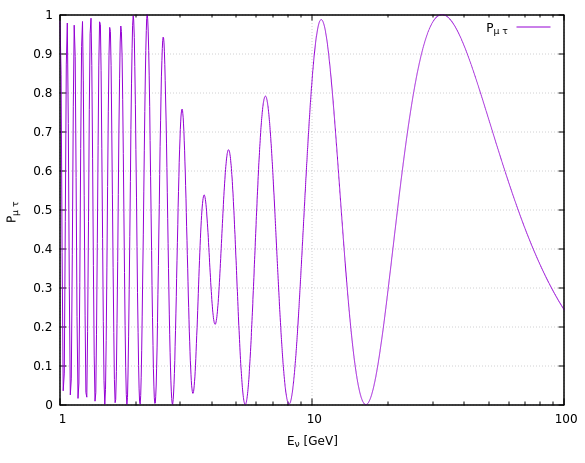

Reproduce this figure in gnuplot.
#!/usr/local/bin/gnuplot -persist
#
#    
#    	G N U P L O T
#    	Version 5.4 patchlevel 0    last modified 2020-07-13 
#    
#    	Copyright (C) 1986-1993, 1998, 2004, 2007-2020
#    	Thomas Williams, Colin Kelley and many others
#    
#    	gnuplot home:     http://www.gnuplot.info
#    	faq, bugs, etc:   type "help FAQ"
#    	immediate help:   type "help"  (plot window: hit 'h')
# set terminal qt 0 font "Sans,9"
# set output
unset clip points
set clip one
unset clip two
unset clip radial
set errorbars front 1.000000 
set border 31 front lt black linewidth 1.000 dashtype solid
set zdata 
set ydata 
set xdata 
set y2data 
set x2data 
set boxwidth
set boxdepth 0
set style fill  empty border
set style rectangle back fc  bgnd fillstyle   solid 1.00 border lt -1
set style circle radius graph 0.02 
set style ellipse size graph 0.05, 0.03 angle 0 units xy
set dummy x, y
set format x "% h" 
set format y "% h" 
set format x2 "% h" 
set format y2 "% h" 
set format z "% h" 
set format cb "% h" 
set format r "% h" 
set ttics format "% h"
set timefmt "%d/%m/%y,%H:%M"
set angles radians
set tics back
set grid nopolar
set grid xtics nomxtics ytics nomytics noztics nomztics nortics nomrtics \
 nox2tics nomx2tics noy2tics nomy2tics nocbtics nomcbtics
set grid layerdefault   lt 0 linecolor 0 linewidth 0.500,  lt 0 linecolor 0 linewidth 0.500
unset raxis
set theta counterclockwise right
set style parallel front  lt black linewidth 2.000 dashtype solid
set key notitle
set key fixed right top vertical Right noreverse enhanced autotitle nobox
set key noinvert samplen 4 spacing 1 width 0 height 0 
set key maxcolumns 0 maxrows 0
set key noopaque
unset label
unset arrow
unset style line
unset style arrow
set style histogram clustered gap 2 title textcolor lt -1
unset object
unset walls
set style textbox  transparent margins  1.0,  1.0 border  lt -1 linewidth  1.0
set offsets 0, 0, 0, 0
set pointsize 1
set pointintervalbox 1
set encoding utf8
unset polar
unset parametric
unset spiderplot
unset decimalsign
unset micro
unset minussign
set view 60, 30, 1, 1
set view azimuth 0
set rgbmax 255
set samples 100, 100
set isosamples 10, 10
set surface 
unset contour
set cntrlabel  format '%8.3g' font '' start 5 interval 20
set mapping cartesian
set datafile separator whitespace
set datafile nocolumnheaders
unset hidden3d
set cntrparam order 4
set cntrparam linear
set cntrparam levels 5
set cntrparam levels auto
set cntrparam firstlinetype 0 unsorted
set cntrparam points 5
set size ratio 0 1,1
set origin 0,0
set style data points
set style function lines
unset xzeroaxis
unset yzeroaxis
unset zzeroaxis
unset x2zeroaxis
unset y2zeroaxis
set xyplane relative 0.5
set tics scale  1, 0.5, 1, 1, 1
set mxtics default
set mytics default
set mztics default
set mx2tics default
set my2tics default
set mcbtics default
set mrtics default
set nomttics
set xtics border in scale 1,0.5 mirror norotate  autojustify
set xtics  norangelimit logscale autofreq 
set ytics border in scale 1,0.5 mirror norotate  autojustify
set ytics  norangelimit autofreq 
set ztics border in scale 1,0.5 nomirror norotate  autojustify
set ztics  norangelimit autofreq 
unset x2tics
unset y2tics
set cbtics border in scale 1,0.5 mirror norotate  autojustify
set cbtics  norangelimit autofreq 
set rtics axis in scale 1,0.5 nomirror norotate  autojustify
set rtics  norangelimit autofreq 
unset ttics
set title "" 
set title  font "" textcolor lt -1 norotate
set timestamp bottom 
set timestamp "" 
set timestamp  font "" textcolor lt -1 norotate
set trange [ * : * ] noreverse nowriteback
set urange [ * : * ] noreverse nowriteback
set vrange [ * : * ] noreverse nowriteback
set xlabel "E_{/symbol n} [GeV]" 
set xlabel  font "" textcolor lt -1 norotate
set x2label "" 
set x2label  font "" textcolor lt -1 norotate
set xrange [ * : * ] noreverse writeback
set x2range [ * : * ] noreverse writeback
set ylabel "P_{{/symbol m t}}" 
set ylabel  font "" textcolor lt -1 rotate
set y2label "" 
set y2label  font "" textcolor lt -1 rotate
set yrange [ * : * ] noreverse writeback
set y2range [ * : * ] noreverse writeback
set zlabel "" 
set zlabel  font "" textcolor lt -1 norotate
set zrange [ * : * ] noreverse writeback
set cblabel "" 
set cblabel  font "" textcolor lt -1 rotate
set cbrange [ * : * ] noreverse writeback
set rlabel "" 
set rlabel  font "" textcolor lt -1 norotate
set rrange [ * : * ] noreverse writeback
unset logscale
set logscale x 10
unset jitter
set zero 1e-08
set lmargin  -1
set bmargin  -1
set rmargin  -1
set tmargin  -1
set locale "es_MX.UTF-8"
set pm3d explicit at s
set pm3d scansautomatic
set pm3d interpolate 1,1 flush begin noftriangles noborder corners2color mean
set pm3d clip z 
set pm3d nolighting
set palette positive nops_allcF maxcolors 0 gamma 1.5 color model RGB 
set palette rgbformulae 7, 5, 15
set colorbox default
set colorbox vertical origin screen 0.9, 0.2 size screen 0.05, 0.6 front  noinvert bdefault
set style boxplot candles range  1.50 outliers pt 7 separation 1 labels auto unsorted
set loadpath 
set fontpath
set psdir
set fit brief errorvariables nocovariancevariables errorscaling prescale nowrap v5
GNUTERM = "qt"
VoxelDistance = 9.00500479207635e-308
## Last datafile plotted: "Pmutau.dat"
plot 'Pmutau.dat' title 'P_{{/symbol m t}}' w l
#    EOF
